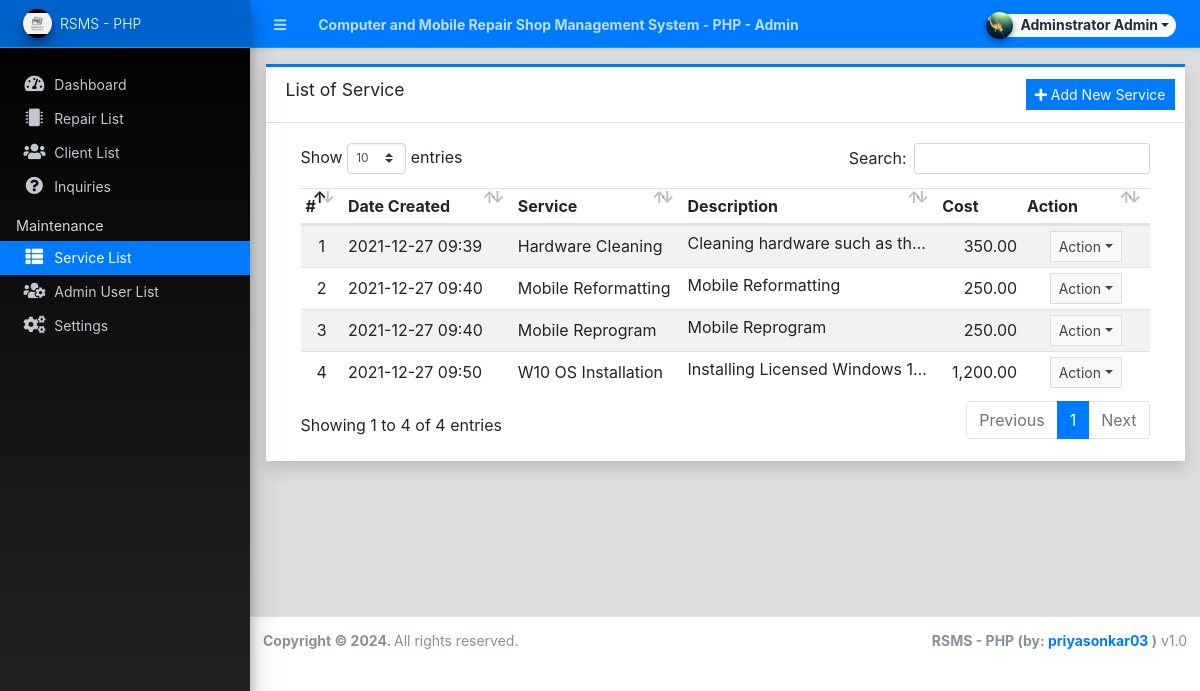
/admin/?page=services (signed in), run on the app's committed database.
### tables this page shows
CREATE TABLE `service_list` (
  `id` int(30) NOT NULL,
  `service` text NOT NULL,
  `description` text NOT NULL,
  `cost` float NOT NULL DEFAULT 0,
  `delete_flag` tinyint(1) NOT NULL DEFAULT 0 COMMENT '0 = Active, 1 = Delete',
  `date_created` datetime NOT NULL DEFAULT current_timestamp(),
  `date_updated` datetime DEFAULT NULL
);

### config.php (called while the page is built, shortened)
<?php
require_once('classes/DBConnection.php');
require_once('classes/SystemSettings.php');
function validate_image($file){
	if(!empty($file)){
        $ex = explode('?',$file);
        $file = $ex[0];
        $param =  isset($ex[1]) ? '?'.$ex[1]  : '';
		if(is_file(base_app.$file)){
			return base_url.$file.$param;
		}else{
			return base_url.'dist/img/no-image-available.png';
		}
	}else{
		return base_url.'dist/img/no-image-available.png';
	}
}
function isMobileDevice(){
    $aMobileUA = array(
        '/iphone/i' => 'iPhone',
        '/ipod/i' => 'iPod',
        '/ipad/i' => 'iPad',
        '/android/i' => 'Android',
        '/blackberry/i' => 'BlackBerry',
        '/webos/i' => 'Mobile'
    );
    return false;
}
?>

### classes/DBConnection.php (called while the page is built, shortened)
<?php
class DBConnection{
    private $host = DB_SERVER;
    private $username = DB_USERNAME;
    private $password = DB_PASSWORD;
    private $database = DB_NAME;
    public $conn;
    public function __construct(){
        if (!isset($this->conn)) {
            $this->conn = new mysqli($this->host, $this->username, $this->password, $this->database);
        }
    }
}
?>

### classes/SystemSettings.php (called while the page is built, shortened)
<?php
class SystemSettings extends DBConnection{
	function userdata($field = ''){
		if(!empty($field)){
			if(isset($_SESSION['userdata'][$field]))
				return $_SESSION['userdata'][$field];
			else
				return null;
		}else{
			return false;
		}
	}
	function info($field=''){
		if(!empty($field)){
			if(isset($_SESSION['system_info'][$field]))
				return $_SESSION['system_info'][$field];
			else
				return false;
		}else{
			return false;
		}
	}
}
$_settings = new SystemSettings();
?>

### admin/services/index.php (the view, shortened to what this page needs)
<div class="card card-outline card-primary rounded-0 shadow">
	<div class="card-header">
		<h3 class="card-title">List of Service</h3>
		<div class="card-tools">
			<a href="javascript:void(0)" id="create_new" class="btn btn-flat btn-sm btn-primary"><span class="fas fa-plus"></span>  Add New Service</a>
		</div>
	</div>
	<div class="card-body">
		<div class="container-fluid">
        <div class="container-fluid">
			<table class="table table-hover table-striped">
				<colgroup>
					<col width="5%">
					<col width="20%">
					<col width="20%">
					<col width="30%">
					<col width="10%">
					<col width="15%">
				</colgroup>
				<thead>
					<tr>
						<th>#</th>
						<th>Date Created</th>
						<th>Service</th>
						<th>Description</th>
						<th>Cost</th>
						<th>Action</th>
					</tr>
				</thead>
				<tbody>
					<?php
						$i = 1;
						$qry = $conn->query("SELECT * from `service_list` where delete_flag = 0 order by `service` asc ");
						while($row = $qry->fetch_assoc()):
					?>
						<tr>
							<td class="text-center"><?php echo $i++; ?></td>
							<td class=""><?php echo date("Y-m-d H:i",strtotime($row['date_created'])) ?></td>
							<td><?php echo ucwords($row['service']) ?></td>
							<td class="truncate-1"><?php echo $row['description'] ?></td>
							<td class="text-right"><?php echo number_format($row['cost'],2) ?></td>
							<td align="center">
								 <button type="button" class="btn btn-flat btn-default btn-sm dropdown-toggle dropdown-icon" data-toggle="dropdown">
				                  		Action
				                  </button>
							</td>
						</tr>
					<?php endwhile; ?>
				</tbody>
			</table>
		</div>
		</div>
	</div>
</div>

### admin/index.php (shortened to what this page needs)
<?php require_once('../config.php'); ?>
 <!DOCTYPE html>
<html lang="en" class="" style="height: auto;">
<?php require_once('inc/header.php') ?>
  <body class="sidebar-mini layout-fixed control-sidebar-slide-open layout-navbar-fixed sidebar-mini-md sidebar-mini-xs" data-new-gr-c-s-check-loaded="14.991.0" data-gr-ext-installed="" style="height: auto;">
    <div class="wrapper">
     <?php require_once('inc/topBarNav.php') ?>
     <?php require_once('inc/navigation.php') ?>
     <?php $page = isset($_GET['page']) ? $_GET['page'] : 'home';  ?>
      <div class="content-wrapper pt-3" style="min-height: 567.854px;">
        <section class="content ">
          <div class="container-fluid">
            <?php
              if(!file_exists($page.".php") && !is_dir($page)){
                  include '404.html';
              }else{
                if(is_dir($page))
                  include $page.'/index.php';
                else
                  include $page.'.php';
              }
            ?>
          </div>
        </section>
      </div>
      <?php require_once('inc/footer.php') ?>
  </body>
</html>

### admin/inc/header.php (shortened to what this page needs)
<head>
    <link rel="stylesheet" href="<?php echo base_url ?>plugins/fontawesome-free/css/all.min.css">
    <link rel="stylesheet" href="<?php echo base_url ?>plugins/tempusdominus-bootstrap-4/css/tempusdominus-bootstrap-4.min.css">
  <link rel="stylesheet" href="<?php echo base_url ?>plugins/datatables-bs4/css/dataTables.bootstrap4.min.css">
  <link rel="stylesheet" href="<?php echo base_url ?>plugins/datatables-responsive/css/responsive.bootstrap4.min.css">
  <link rel="stylesheet" href="<?php echo base_url ?>plugins/datatables-buttons/css/buttons.bootstrap4.min.css">
  <link rel="stylesheet" href="<?php echo base_url ?>plugins/select2/css/select2.min.css">
  <link rel="stylesheet" href="<?php echo base_url ?>plugins/select2-bootstrap4-theme/select2-bootstrap4.min.css">
    <link rel="stylesheet" href="<?php echo base_url ?>plugins/icheck-bootstrap/icheck-bootstrap.min.css">
    <link rel="stylesheet" href="<?php echo base_url ?>plugins/jqvmap/jqvmap.min.css">
    <link rel="stylesheet" href="<?php echo base_url ?>dist/css/adminlte.css">
    <link rel="stylesheet" href="<?php echo base_url ?>dist/css/custom.css">
    <link rel="stylesheet" href="<?php echo base_url ?>plugins/overlayScrollbars/css/OverlayScrollbars.min.css">
    <link rel="stylesheet" href="<?php echo base_url ?>plugins/daterangepicker/daterangepicker.css">
    <link rel="stylesheet" href="<?php echo base_url ?>plugins/summernote/summernote-bs4.min.css">
  <link rel="stylesheet" href="<?php echo base_url ?>plugins/sweetalert2-theme-bootstrap-4/bootstrap-4.min.css">
  </head>

### admin/inc/topBarNav.php (shortened to what this page needs)
<nav class="main-header navbar navbar-expand navbar-dark border  border-info border-top-0  border-left-0 border-right-0 text-sm shadow-sm bg-primary">
  <ul class="navbar-nav">
    <li class="nav-item">
    <a class="nav-link" data-widget="pushmenu" href="#" role="button"><i class="fas fa-bars"></i></a>
    </li>
    <li class="nav-item d-none d-sm-inline-block">
      <a href="<?php echo base_url ?>" class="nav-link"><b><?php echo (!isMobileDevice()) ? $_settings->info('name'):$_settings->info('short_name'); ?> - Admin</b></a>
    </li>
  </ul>
  <ul class="navbar-nav ml-auto">
    <li class="nav-item">
      <div class="btn-group nav-link">
            <button type="button" class="btn btn-rounded badge badge-light dropdown-toggle dropdown-icon" data-toggle="dropdown">
              <span><img src="<?php echo validate_image($_settings->userdata('avatar')) ?>" class="img-circle elevation-2 user-img" alt="User Image"></span>
              <span class="ml-3"><?php echo ucwords($_settings->userdata('firstname').' '.$_settings->userdata('lastname')) ?></span>
            </button>
        </div>
    </li>
  </ul>
</nav>

### admin/inc/navigation.php (shortened to what this page needs)
<aside class="main-sidebar sidebar-dark-primary elevation-4 sidebar-no-expand bg-gradient-black">
  <a href="<?php echo base_url ?>admin" class="brand-link bg-transparent text-sm border-info shadow-sm bg-primary">
  <img src="<?php echo validate_image($_settings->info('logo'))?>" alt="Store Logo" class="brand-image img-circle elevation-3 bg-black" style="width: 1.8rem;height: 1.8rem;max-height: unset;object-fit:scale-down;object-position:center center">
  <span class="brand-text font-weight-light"><?php echo $_settings->info('short_name') ?></span>
  </a>
  <div class="sidebar os-host os-theme-light os-host-overflow os-host-overflow-y os-host-resize-disabled os-host-transition os-host-scrollbar-horizontal-hidden">
    <div class="os-content-glue" style="margin: 0px -8px; width: 249px; height: 646px;"></div>
    <div class="os-padding">
      <div class="os-viewport os-viewport-native-scrollbars-invisible" style="overflow-y: scroll;">
        <div class="os-content" style="padding: 0px 8px; height: 100%; width: 100%;">
          <nav class="mt-4">
             <ul class="nav nav-pills nav-sidebar flex-column text-sm nav-compact nav-flat nav-child-indent nav-collapse-hide-child" data-widget="treeview" role="menu" data-accordion="false">
              <li class="nav-item dropdown">
                <a href="./" class="nav-link nav-home">
                  <i class="nav-icon fas fa-tachometer-alt"></i>
                  <p>
                    Dashboard
                  </p>
                </a>
              </li>
              <li class="nav-item">
                <a href="<?php echo base_url ?>admin/?page=repairs" class="nav-link nav-repairs">
                  <i class="nav-icon fas fa-microchip"></i>
                  <p>
                    Repair List
                  </p>
                </a>
              </li>
              <li class="nav-item dropdown">
                <a href="<?php echo base_url ?>admin/?page=clients" class="nav-link nav-clients">
                  <i class="nav-icon fas fa-users"></i>
                  <p>
                    Client List
                  </p>
                </a>
              </li>
              <li class="nav-item">
                <a href="<?php echo base_url ?>admin/?page=inquiries" class="nav-link nav-inquiries">
                  <i class="nav-icon fas fa-question-circle"></i>
                  <p>
                    Inquiries
                  </p>
                </a>
              </li>
              <?php if($_settings->userdata('type') == 1): ?>
              <li class="nav-header">Maintenance</li>
              <li class="nav-item dropdown">
                <a href="<?php echo base_url ?>admin/?page=services" class="nav-link nav-services">
                  <i class="nav-icon fas fa-th-list"></i>
                  <p>
                    Service List
                  </p>
                </a>
              </li>
              <li class="nav-item dropdown">
                <a href="<?php echo base_url ?>admin/?page=user/list" class="nav-link nav-user_list">
                  <i class="nav-icon fas fa-users-cog"></i>
                  <p>
                    Admin User List
                  </p>
                </a>
              </li>
              <li class="nav-item dropdown">
                <a href="<?php echo base_url ?>admin/?page=system_info" class="nav-link nav-system_info">
                  <i class="nav-icon fas fa-cogs"></i>
                  <p>
                    Settings
                  </p>
                </a>
              </li>
              <?php endif; ?>
            </ul>
          </nav>
        </div>
      </div>
    </div>
  </div>
</aside>

### admin/inc/footer.php (shortened to what this page needs)
<footer class="main-footer text-sm">
        <strong>Copyright © <?php echo date('Y') ?>.
        </strong>
        All rights reserved.
        <div class="float-right d-none d-sm-inline-block">
          <b><?php echo $_settings->info('short_name') ?> (by: <a href="https://github.com/priyasonkar03" target="blank">priyasonkar03</a> )</b> v1.0
        </div>
      </footer>
    </div>

### admin/inc/topBarNav.php (style rules this page uses)
.user-img { position: absolute; height: 27px; width: 27px; object-fit: cover; left: -7%; top: -12%; }
.btn-rounded { border-radius: 50px; }

### data on the page
service_list: date_created "2021-12-27 09:39", service "Hardware Cleaning", description "Cleaning hardware such as…", cost "350.00"
service_list: date_created "2021-12-27 09:40", service "Mobile Reformatting", description "Mobile Reformatting", cost "250.00"
service_list: date_created "2021-12-27 09:40", service "Mobile Reprogram", description "Mobile Reprogram", cost "250.00"
service_list: date_created "2021-12-27 09:50", service "W10 OS Installation", description "Installing Licensed Windows…", cost "1,200.00"

### other printed values
$_settings->info('name') "Computer and Mobile Repair Shop Management System - PHP"
$_settings->userdata('firstname').' '.$_settings->userdata('lastname') "Adminstrator Admin"
$_settings->info('short_name') "RSMS - PHP"
